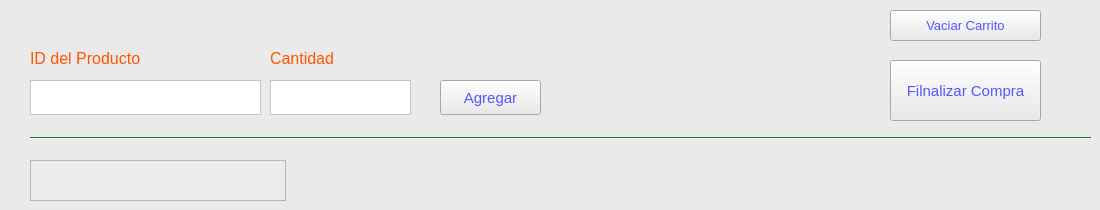
   <widget class="QWidget" name="tab">
    <property name="palette">
     <palette>
      <active>
       <colorrole role="WindowText">
        <brush brushstyle="SolidPattern">
         <color alpha="255">
          <red>255</red>
          <green>85</green>
          <blue>0</blue>
         </color>
        </brush>
       </colorrole>
       <colorrole role="Button">
        <brush brushstyle="SolidPattern">
         <color alpha="255">
          <red>234</red>
          <green>234</green>
          <blue>234</blue>
         </color>
        </brush>
       </colorrole>
       <colorrole role="Light">
        <brush brushstyle="SolidPattern">
         <color alpha="255">
          <red>85</red>
          <green>85</green>
          <blue>127</blue>
         </color>
        </brush>
       </colorrole>
       <colorrole role="Dark">
        <brush brushstyle="SolidPattern">
         <color alpha="255">
          <red>3</red>
          <green>127</green>
          <blue>43</blue>
         </color>
        </brush>
       </colorrole>
       <colorrole role="Text">
        <brush brushstyle="SolidPattern">
         <color alpha="255">
          <red>0</red>
          <green>0</green>
          <blue>0</blue>
         </color>
        </brush>
       </colorrole>
       <colorrole role="ButtonText">
        <brush brushstyle="SolidPattern">
         <color alpha="255">
          <red>85</red>
          <green>85</green>
          <blue>255</blue>
         </color>
        </brush>
       </colorrole>
       <colorrole role="Base">
        <brush brushstyle="SolidPattern">
         <color alpha="255">
          <red>234</red>
          <green>234</green>
          <blue>234</blue>
         </color>
        </brush>
       </colorrole>
       <colorrole role="Window">
        <brush brushstyle="SolidPattern">
         <color alpha="255">
          <red>234</red>
          <green>234</green>
          <blue>234</blue>
         </color>
        </brush>
       </colorrole>
       <colorrole role="PlaceholderText">
        <brush brushstyle="NoBrush">
         <color alpha="128">
          <red>0</red>
          <green>0</green>
          <blue>0</blue>
         </color>
        </brush>
       </colorrole>
      </active>
      <inactive>
       <colorrole role="WindowText">
        <brush brushstyle="SolidPattern">
         <color alpha="255">
          <red>255</red>
          <green>85</green>
          <blue>0</blue>
         </color>
        </brush>
       </colorrole>
       <colorrole role="Button">
        <brush brushstyle="SolidPattern">
         <color alpha="255">
          <red>234</red>
          <green>234</green>
          <blue>234</blue>
         </color>
        </brush>
       </colorrole>
       <colorrole role="Light">
        <brush brushstyle="SolidPattern">
         <color alpha="255">
          <red>255</red>
          <green>255</green>
          <blue>255</blue>
         </color>
        </brush>
       </colorrole>
       <colorrole role="Dark">
        <brush brushstyle="SolidPattern">
         <color alpha="255">
          <red>3</red>
          <green>127</green>
          <blue>43</blue>
         </color>
        </brush>
       </colorrole>
       <colorrole role="Text">
        <brush brushstyle="SolidPattern">
         <color alpha="255">
          <red>0</red>
          <green>0</green>
          <blue>0</blue>
         </color>
        </brush>
       </colorrole>
       <colorrole role="ButtonText">
        <brush brushstyle="SolidPattern">
         <color alpha="255">
          <red>85</red>
          <green>85</green>
          <blue>255</blue>
         </color>
        </brush>
       </colorrole>
       <colorrole role="Base">
        <brush brushstyle="SolidPattern">
         <color alpha="255">
          <red>234</red>
          <green>234</green>
          <blue>234</blue>
         </color>
        </brush>
       </colorrole>
       <colorrole role="Window">
        <brush brushstyle="SolidPattern">
         <color alpha="255">
          <red>234</red>
          <green>234</green>
          <blue>234</blue>
         </color>
        </brush>
       </colorrole>
       <colorrole role="PlaceholderText">
        <brush brushstyle="NoBrush">
         <color alpha="128">
          <red>0</red>
          <green>0</green>
          <blue>0</blue>
         </color>
        </brush>
       </colorrole>
      </inactive>
      <disabled>
       <colorrole role="WindowText">
        <brush brushstyle="SolidPattern">
         <color alpha="255">
          <red>3</red>
          <green>127</green>
          <blue>43</blue>
         </color>
        </brush>
       </colorrole>
       <colorrole role="Button">
        <brush brushstyle="SolidPattern">
         <color alpha="255">
          <red>234</red>
          <green>234</green>
          <blue>234</blue>
         </color>
        </brush>
       </colorrole>
       <colorrole role="Light">
        <brush brushstyle="SolidPattern">
         <color alpha="255">
          <red>255</red>
          <green>255</green>
          <blue>255</blue>
         </color>
        </brush>
       </colorrole>
       <colorrole role="Dark">
        <brush brushstyle="SolidPattern">
         <color alpha="255">
          <red>3</red>
          <green>127</green>
          <blue>43</blue>
         </color>
        </brush>
       </colorrole>
       <colorrole role="Text">
        <brush brushstyle="SolidPattern">
         <color alpha="255">
          <red>3</red>
          <green>127</green>
          <blue>43</blue>
         </color>
        </brush>
       </colorrole>
       <colorrole role="ButtonText">
        <brush brushstyle="SolidPattern">
         <color alpha="255">
          <red>3</red>
          <green>127</green>
          <blue>43</blue>
         </color>
        </brush>
       </colorrole>
       <colorrole role="Base">
        <brush brushstyle="SolidPattern">
         <color alpha="255">
          <red>234</red>
          <green>234</green>
          <blue>234</blue>
         </color>
        </brush>
       </colorrole>
       <colorrole role="Window">
        <brush brushstyle="SolidPattern">
         <color alpha="255">
          <red>234</red>
          <green>234</green>
          <blue>234</blue>
         </color>
        </brush>
       </colorrole>
       <colorrole role="PlaceholderText">
        <brush brushstyle="NoBrush">
         <color alpha="128">
          <red>0</red>
          <green>0</green>
          <blue>0</blue>
         </color>
        </brush>
       </colorrole>
      </disabled>
     </palette>
    </property>
    <property name="cursor">
     <cursorShape>ArrowCursor</cursorShape>
    </property>
    <property name="styleSheet">
     <string notr="true"/>
    </property>
    <attribute name="title">
     <string>Caja registradora</string>
    </attribute>
    <widget class="QLabel" name="label">
     <property name="geometry">
      <rect>
       <x>30</x>
       <y>50</y>
       <width>141</width>
       <height>16</height>
      </rect>
     </property>
     <property name="font">
      <font>
       <pointsize>12</pointsize>
       <underline>false</underline>
      </font>
     </property>
     <property name="text">
      <string>ID del Producto</string>
     </property>
    </widget>
    <widget class="QPlainTextEdit" name="id_add_producto">
     <property name="geometry">
      <rect>
       <x>30</x>
       <y>80</y>
       <width>231</width>
       <height>35</height>
      </rect>
     </property>
     <property name="font">
      <font>
       <pointsize>12</pointsize>
       <underline>false</underline>
      </font>
     </property>
     <property name="styleSheet">
      <string notr="true">background-color: #fff;</string>
     </property>
    </widget>
    <widget class="QPushButton" name="btn_add_product">
     <property name="geometry">
      <rect>
       <x>440</x>
       <y>80</y>
       <width>101</width>
       <height>35</height>
      </rect>
     </property>
     <property name="font">
      <font>
       <pointsize>11</pointsize>
       <underline>false</underline>
      </font>
     </property>
     <property name="text">
      <string>Agregar</string>
     </property>
    </widget>
    <widget class="Line" name="line">
     <property name="geometry">
      <rect>
       <x>30</x>
       <y>130</y>
       <width>1061</width>
       <height>16</height>
      </rect>
     </property>
     <property name="font">
      <font>
       <pointsize>12</pointsize>
       <weight>75</weight>
       <bold>true</bold>
       <underline>false</underline>
      </font>
     </property>
     <property name="orientation">
      <enum>Qt::Horizontal</enum>
     </property>
    </widget>
    <widget class="QPlainTextEdit" name="cantidad_add_producto">
     <property name="geometry">
      <rect>
       <x>270</x>
       <y>80</y>
       <width>141</width>
       <height>35</height>
      </rect>
     </property>
     <property name="font">
      <font>
       <pointsize>11</pointsize>
       <underline>false</underline>
      </font>
     </property>
     <property name="styleSheet">
      <string notr="true">background-color: #fff;</string>
     </property>
    </widget>
    <widget class="QLabel" name="label_2">
     <property name="geometry">
      <rect>
       <x>270</x>
       <y>50</y>
       <width>141</width>
       <height>16</height>
      </rect>
     </property>
     <property name="font">
      <font>
       <pointsize>12</pointsize>
       <underline>false</underline>
      </font>
     </property>
     <property name="text">
      <string>Cantidad</string>
     </property>
    </widget>
    <widget class="QPushButton" name="btn_end_sale">
     <property name="geometry">
      <rect>
       <x>890</x>
       <y>60</y>
       <width>151</width>
       <height>61</height>
      </rect>
     </property>
     <property name="font">
      <font>
       <pointsize>11</pointsize>
       <underline>false</underline>
      </font>
     </property>
     <property name="text">
      <string>Filnalizar Compra</string>
     </property>
    </widget>
    <widget class="QTableWidget" name="table">
     <property name="geometry">
      <rect>
       <x>30</x>
       <y>160</y>
       <width>256</width>
       <height>41</height>
      </rect>
     </property>
     <property name="styleSheet">
      <string notr="true">background-color: #ececef;</string>
     </property>
    </widget>
    <widget class="QLabel" name="msg">
     <property name="geometry">
      <rect>
       <x>570</x>
       <y>80</y>
       <width>281</width>
       <height>31</height>
      </rect>
     </property>
     <property name="font">
      <font>
       <pointsize>11</pointsize>
      </font>
     </property>
     <property name="text">
      <string/>
     </property>
    </widget>
    <widget class="QPushButton" name="btn_clear">
     <property name="geometry">
      <rect>
       <x>890</x>
       <y>10</y>
       <width>151</width>
       <height>31</height>
      </rect>
     </property>
     <property name="font">
      <font>
       <pointsize>10</pointsize>
      </font>
     </property>
     <property name="text">
      <string>Vaciar Carrito</string>
     </property>
    </widget>
   </widget>
